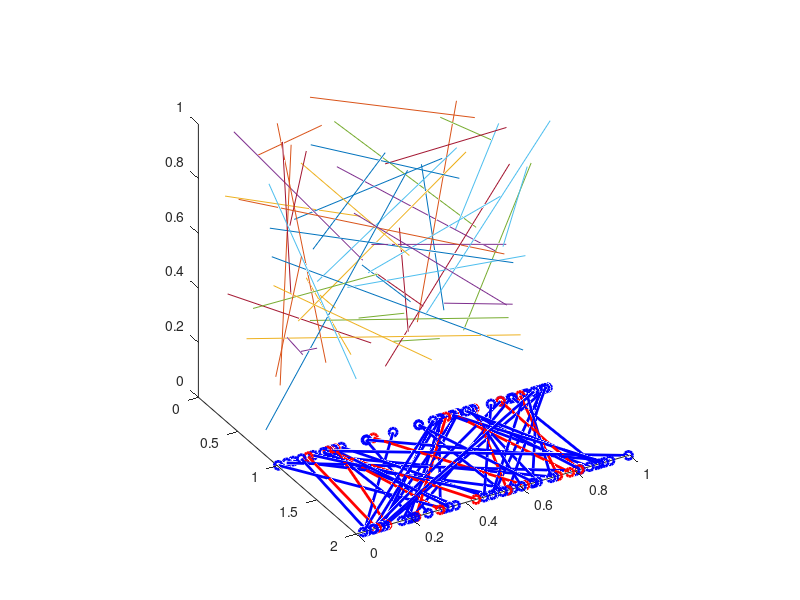

Write MATLAB code to recreate this figure.
clear;clf;hold on
n = 50

for i = 1:n
  x1 = rand(1);
  y1 = rand(1);
  z1 = rand(1);
  a1 = rand(1);
  x2 = rand(1);
  y2 = rand(1);
  z2 = rand(1);
  a2 = rand(1);
  if sqrt((x1-x2)^2+(y1-y2)^2+(z1-z2)^2+(a1-a2)^2) <= 0.5
    plot3([x1,x2],[y1,y2], [z1,z2], [a1,a2], 'ro-', 'linewidth', 2)
  else
    plot3([x1,x2],[y1,y2], [z1,z2], [a1,a2], 'bo-', 'linewidth', 2)
  endif
end
axis square
view(60,30)

